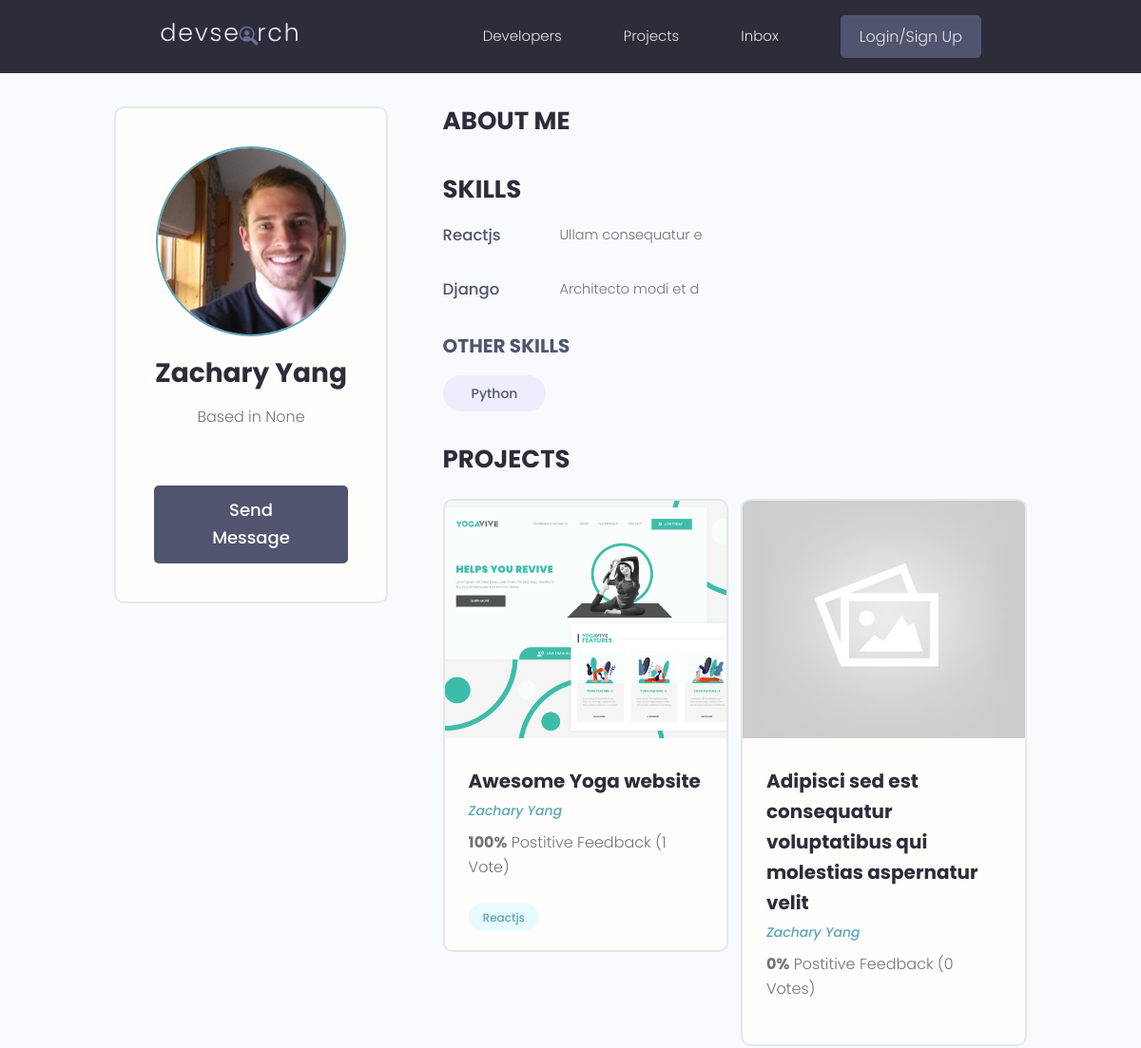
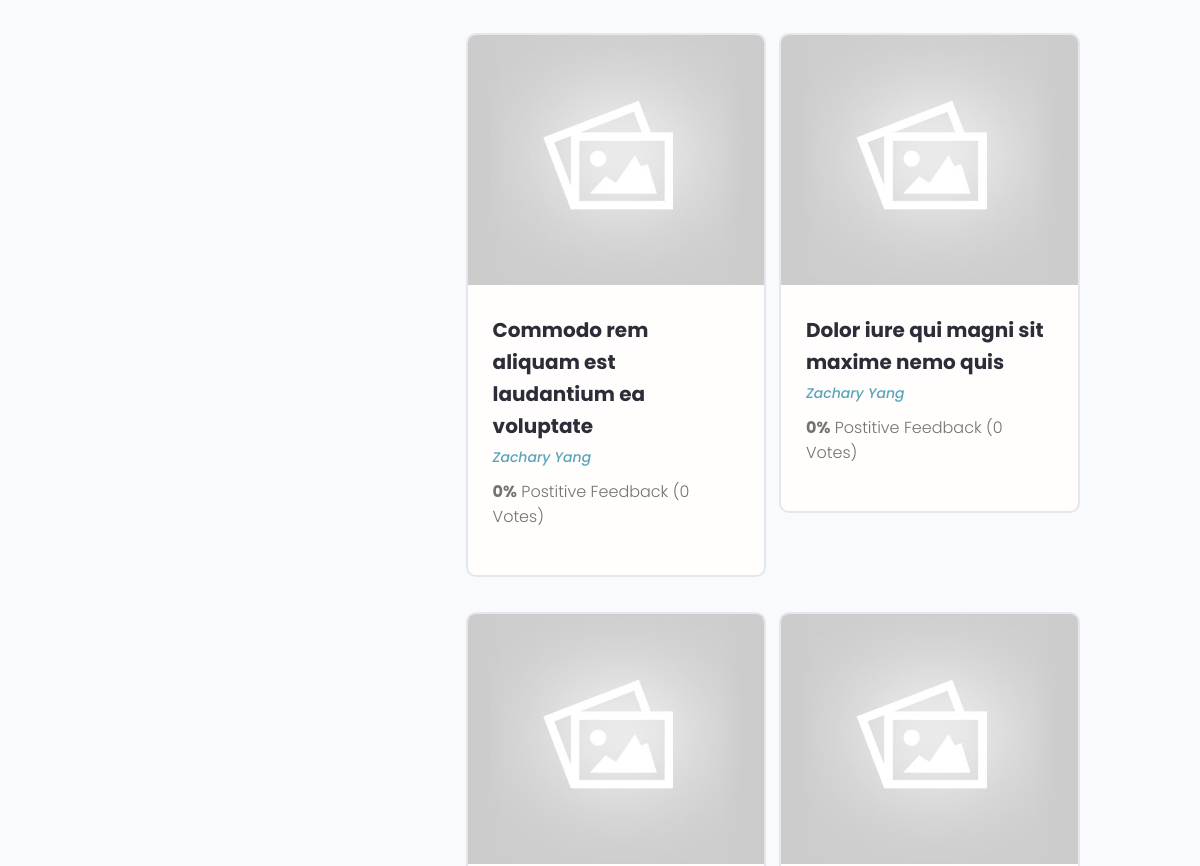
Page /profile/b98aa93b-8049-47b4-bd11-4d4076bf8589 (upper part) on the earlier database version (2 pictures, top to bottom).
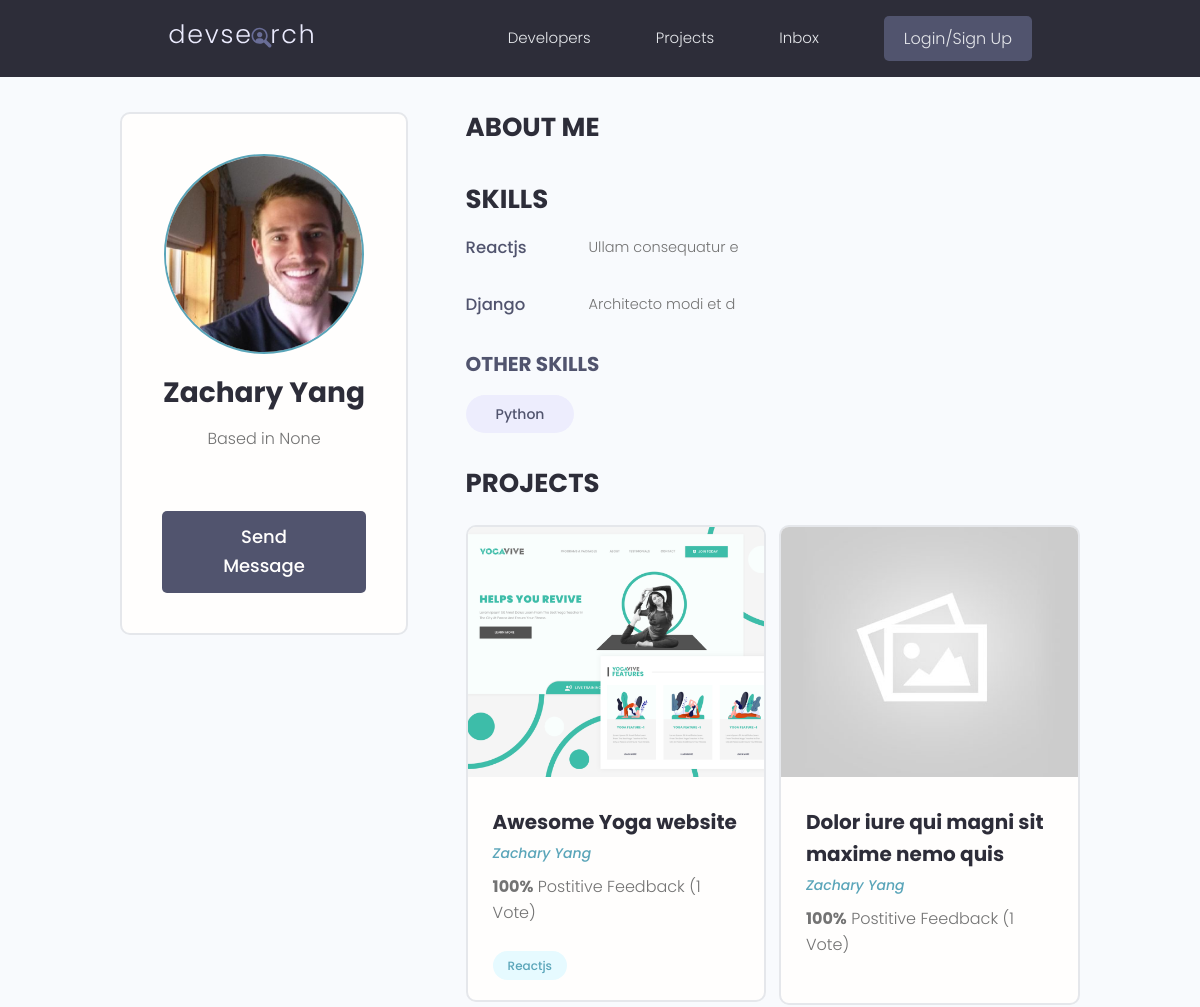
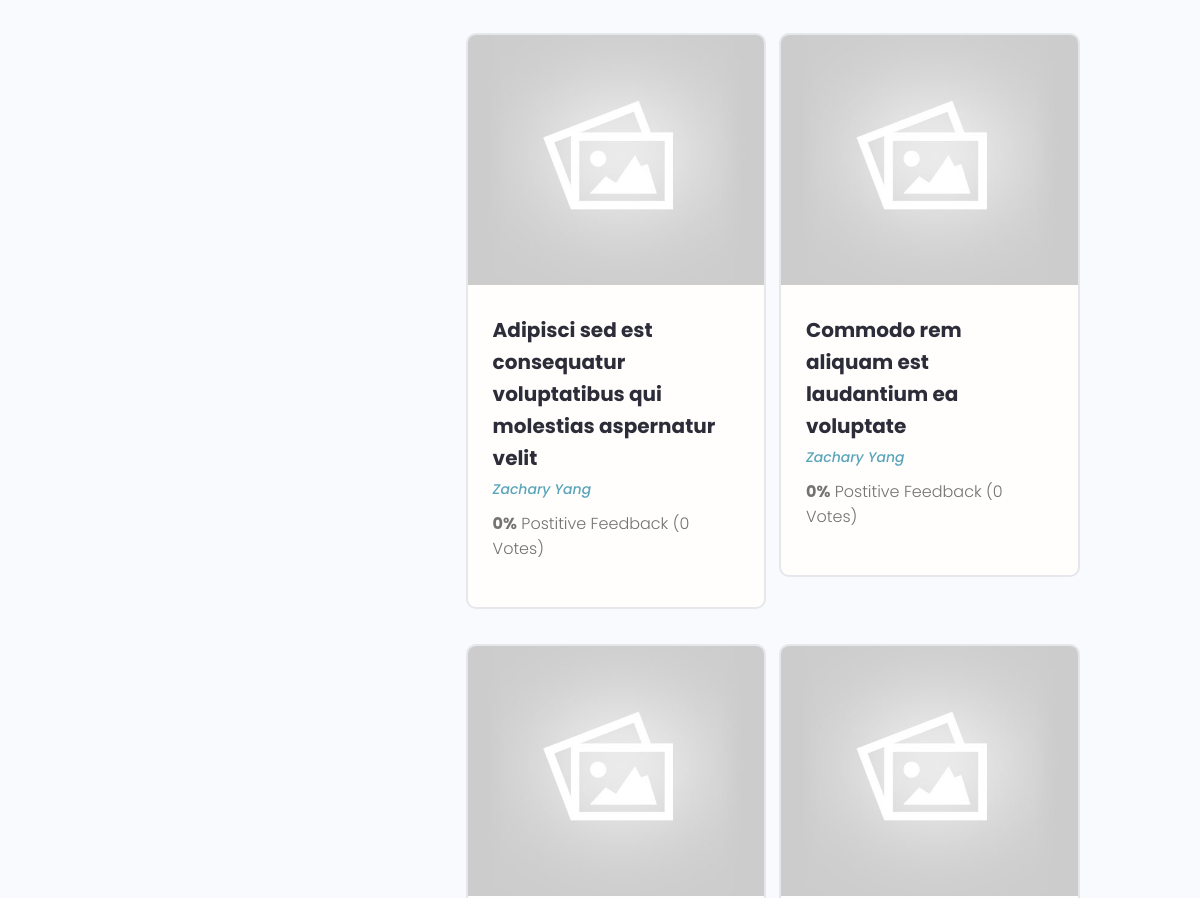
Same page on the later database version (2 pictures, top to bottom).
### users/models.py (models this page shows, shortened)
class Skill(models.Model):
    owner = models.ForeignKey(
        Profile, on_delete=models.CASCADE, blank=True, null=True)
    name = models.CharField(max_length=200, blank=True, null=True)
    description = models.TextField(blank=True, null=True)
    created = models.DateTimeField(auto_now_add=True)
    id = models.UUIDField(default=uuid.uuid4, unique=True,
                          primary_key=True, editable=False)
    def __str__(self):
        return str(self.name)

class Profile(models.Model):
    user = models.OneToOneField(User, on_delete=models.CASCADE)
    name = models.CharField(max_length=200, blank=True, null=True)
    email = models.EmailField(max_length=500, blank=True, null=True)
    username = models.CharField(max_length=200, blank=True, null=True)
    location = models.CharField(max_length=200, blank=True, null=True)
    short_intro = models.CharField(max_length=200, blank=True, null=True)
    bio = models.TextField(blank=True, null=True)
    profile_image = models.ImageField(
        null=True, blank=True, upload_to='profiles/', default='profiles/user-default.png')
    social_github = models.CharField(max_length=255, null=True, blank=True)
    social_twitter = models.CharField(max_length=255, null=True, blank=True)
    social_linkedin = models.CharField(max_length=255, null=True, blank=True)
    social_youtube = models.CharField(max_length=255, null=True, blank=True)
    social_website = models.CharField(max_length=255, null=True, blank=True)
    created = models.DateTimeField(auto_now_add=True)
    id = models.UUIDField(default=uuid.uuid4, unique=True,
                          primary_key=True, editable=False)

### projects/models.py (models this page shows, shortened)
class Project(models.Model):
    class Meta:
        ordering = ['-vote_ratio', '-vote_total', 'title']
    owner = models.ForeignKey(
        Profile, null=True, blank=True, on_delete=models.SET_NULL)
    title = models.CharField(max_length=200)
    description = models.TextField(null=True, blank=True)
    featured_image = models.ImageField(
        null=True, blank=True, default="default.jpg")
    demo_link = models.CharField(max_length=2000, null=True, blank=True)
    source_link = models.CharField(max_length=2000, null=True, blank=True)
    tags = models.ManyToManyField("Tag", blank=True)
    vote_total = models.IntegerField(default=0, null=True, blank=True)
    vote_ratio = models.IntegerField(default=0, null=True, blank=True)
    created = models.DateTimeField(auto_now_add=True)
    id = models.UUIDField(default=uuid.uuid4, unique=True, primary_key=True)

class Tag(models.Model):
    name = models.CharField(max_length=200)
    created = models.DateTimeField(auto_now_add=True)
    id = models.UUIDField(default=uuid.uuid4, unique=True,
                          primary_key=True, editable=False)
    def __str__(self):
        return self.name

### users/views.py (the view)
# urls.py: path('profile/<str:pk>', views.profile, name='profile'),
def profile(request, pk):
    profile = Profile.objects.get(id=pk)
    context = {'profile': profile}
    return render(request, 'users/profile.html', context)

### users/templates/users/profile.html (shortened to what this page needs)
{% extends 'main.html' %} {% block content %}
<main class="profile my-md">
  <div class="container">
    <div class="layout">
      <div class="column column--1of3">
        <div class="card text-center">
          <div class="card__body dev">
            <img
              class="avatar avatar--xl"
              src="{{profile.profile_image.url}}"
            />
            <h2 class="dev__name">{{profile.name}}</h2>
            <p class="dev__location">Based in {{profile.location}}</p>
            <a href="#" class="btn btn--sub btn--lg">Send Message </a>
          </div>
        </div>
      </div>
      <div class="column column--2of3">
        <div class="devInfo">
          <h3 class="devInfo__title">About Me</h3>
        </div>
        <div class="devInfo">
          <h3 class="devInfo__title">Skills</h3>
          <div class="devInfo__skills">
            {% for skill in profile.skill_set.all %} {% if skill.description %}
            <div class="devSkill">
              <h4 class="devSkill__title">{{skill}}</h4>
              <p class="devSkill__info">{{skill.description}}</p>
            </div>
            {% endif %} {% endfor %}
            <h3 class="devInfo__subtitle">Other Skills</h3>
            <div class="devInfo__otherSkills">
              {% for skill in profile.skill_set.all %}
              {% if not skill.description %}
              <span class="tag tag--pill tag--sub tag--lg">
                <small>{{skill}}</small>
              </span>
              {% endif %} {% endfor %}
            </div>
          </div>
        </div>
        <div class="devInfo">
          <h3 class="devInfo__title">Projects</h3>
          <div class="grid grid--two">
            {% for project in profile.project_set.all %}
            <div class="column">
              <div class="card project">
                <a href="single-project.html" class="project">
                  <img
                    class="project__thumbnail"
                    src="{{project.featured_image.url}}"
                    alt="project thumbnail"
                  />
                  <div class="card__body">
                    <h3 class="project__title">{{project.title}}</h3>
                    <p>
                      <a
                        class="project__author"
                        href="{% url 'profile' profile.id %}"
                        >{{profile.name}}</a
                      >
                    </p>
                    <p class="project--rating">
                      <span style="font-weight: bold"
                        >{{project.vote_ratio}}%</span
                      >
                      Postitive Feedback ({{project.vote_total}}
                      Vote{{project.vote_total|pluralize:"s"}})
                    </p>
                    <div class="project__tags">
                      {% for tag in project.tags.all %}
                      <span class="tag tag--pill tag--main">
                        <small>{{tag}}</small>
                      </span>
                      {% endfor %}
                    </div>
                  </div>
                </a>
              </div>
            </div>
            {% endfor %}
          </div>
        </div>
      </div>
    </div>
  </div>
</main>
{% endblock content %}

Differences in the rows shown:
changed Project "Dolor iure qui magni sit maxime nemo quis": vote_ratio "0" → "100"; vote_total "0" → "1"; moves up the list
